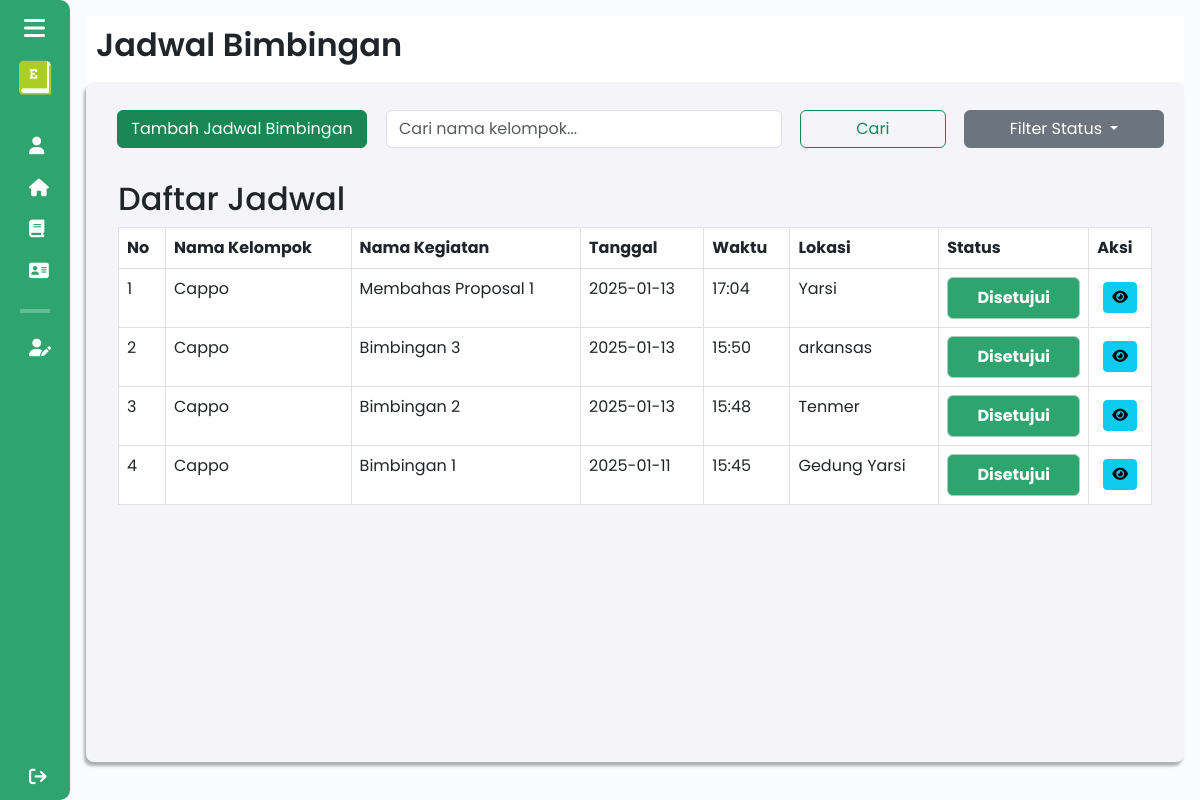
Page /mentor/jadwal_bimbingan (signed in) on the committed database.
### tables this page shows
CREATE TABLE `jadwal` (
  `id` int(11) NOT NULL,
  `nama_kegiatan` varchar(255) NOT NULL,
  `tanggal` date NOT NULL,
  `waktu` varchar(5) NOT NULL,
  `agenda` text NOT NULL,
  `lokasi` varchar(255) NOT NULL,
  `feedback_mentor` varchar(2000) NOT NULL,
  `status` enum('menunggu','ditolak','disetujui','alternatif','selesai') NOT NULL,
  `bukti_kegiatan` varchar(255) DEFAULT NULL,
  `id_klmpk` int(11) DEFAULT NULL
);

### components/pages/mentorbisnis/jadwal_bimbingan_mentor.php (the view, shortened to what this page needs)
<?php
include $_SERVER['DOCUMENT_ROOT'] . '/Entree/config/db_connection.php';
$userId = $_SESSION['user_id'];
$sql_id = "SELECT id FROM mentor WHERE user_id = '$userId'";
$result_id = $conn->query($sql_id);
if ($result_id->num_rows > 0) {
    $row_id = $result_id->fetch_assoc();
    $id_mentor = $row_id['id'];
}
$sql_kelompok = "SELECT id_kelompok FROM kelompok_bisnis WHERE id_mentor = '$id_mentor'";
$result_kelompoktutor = $conn->query($sql_kelompok);
$kelompokIds = [];
while ($row = $result_kelompoktutor->fetch_assoc()) {
    $kelompokIds[] = $row['id_kelompok'];
}
$sql_nama_kelompok = "SELECT id_kelompok, nama_kelompok FROM kelompok_bisnis WHERE id_mentor = '$id_mentor'";
$result_nama_kelompok = $conn->query($sql_nama_kelompok);
$namaKelompok = [];
if ($result_nama_kelompok->num_rows > 0) {
    while ($row = $result_nama_kelompok->fetch_assoc()) {
        $namaKelompok[$row['id_kelompok']] = $row['nama_kelompok'];
    }
} else {
    $namaKelompok = null;
}
$status_filter = '';
if (count($kelompokIds) > 0) {
    $ids = implode(',', $kelompokIds);
    $sql = "SELECT j.*, kb.nama_kelompok
            FROM jadwal j
            JOIN kelompok_bisnis kb ON j.id_klmpk = kb.id_kelompok
            WHERE j.id_klmpk IN ($ids) $status_filter";
    $sql .= " ORDER BY j.tanggal DESC, j.waktu DESC";
} else {
    $sql = "SELECT * FROM jadwal WHERE 1 = 0";
}
$result = $conn->query($sql);
?>
<!DOCTYPE html>
<html lang="en">
<head>
    <link href="https://cdn.lineicons.com/4.0/lineicons.css" rel="stylesheet" />
    <link href="https://cdn.jsdelivr.net/npm/bootstrap@5.3.0-alpha3/dist/css/bootstrap.min.css" rel="stylesheet"
>
    <link rel="stylesheet" href="/Entree/assets/css/jadwal_bimbingan.css">
</head>
<body>
    <div class="wrapper">
        <?php
        include 'sidebar_mentor.php';
        ?>
        <div class="main p-3">
            <div class="main_header">
                <?php
                    include 'header_mentor.php';
                ?>
            </div>
            <div class="main_wrapper">
                    <div class="nav_main_wrapper">
                        <nav class="navbar">
                             <button type="button" class="btn btn-success btn-tambah" data-bs-toggle="modal" data-bs-target="#altScheduleModal">
                                Tambah Jadwal Bimbingan
                            </button>
                            <form class="d-flex" role="search" method="get" action="">
                                <input
                                    class="form-control me-2"
                                    type="search"
                                    name="search"
                                    placeholder="Cari nama kelompok..."
                                    aria-label="Search"
                                    value="<?= isset($_GET['search']) ? htmlspecialchars($_GET['search']) : '' ?>"
                                >
                                <button class="btn btn-outline-success" type="submit">Cari</button>
                            </form>
                            <form method="GET" action="jadwal_bimbingan" id="formStatus">
                                <div class="dropdown">
                                        <button class="btn btn-secondary dropdown-toggle text-white" type="button"
                                                id="dropdownMenuButton" data-bs-toggle="dropdown" aria-expanded="false">
                                                <span id="selectedStatus">Filter Status</span>
                                        </button>
                                    </div>
                                </div>
                <div class="container mt-4">
                    <h2>Daftar Jadwal</h2>
                    <div class="table-responsive">
                        <table class="table table-bordered">
                            <thead>
                                <tr>
                                    <th>No</th>
                                    <th>Nama Kelompok</th>
                                    <th>Nama Kegiatan</th>
                                    <th>Tanggal</th>
                                    <th>Waktu</th>
                                    <th>Lokasi</th>
                                    <th>Status</th>
                                    <th>Aksi</th>
                                </tr>
                            </thead>
                            <tbody>
                                <?php if ($result->num_rows > 0): ?>
                                    <?php $no = 1; ?>
                                    <?php while ($row = $result->fetch_assoc()): ?>
                                        <tr>
                                            <td><?php echo $no++; ?></td>
                                            <td>
                                            <?php
                                                $id_klmpk = $row['id_klmpk'];
                                                if (isset($namaKelompok[$id_klmpk])) {
                                                    echo htmlspecialchars($namaKelompok[$id_klmpk]);
                                                } else {
                                                    echo "Nama Kelompok Tidak Ditemukan";
                                                }
                                            ?>
                                            </td>
                                            <td style="max-width: 200px;"><?php echo htmlspecialchars($row['nama_kegiatan']); ?></td>
                                            <td><?php echo htmlspecialchars($row['tanggal']); ?></td>
                                            <td><?php echo htmlspecialchars($row['waktu']); ?></td>
                                            <td style="max-width: 250px;"><?php echo htmlspecialchars($row['lokasi']); ?></td>
                                            <td style="width: 150px;">
                                                    <?php
                                                    if ($row['status'] == 'disetujui') {
                                                        echo '<p class="alert alert-success text-white fw-bold text-center m-0 p-2" style="background-color:#2ea56f" role="alert">Disetujui</p>';
                                                    } elseif ($row['status'] == 'ditolak') {
                                                        echo '<p class="alert alert-danger text-white fw-bold text-center m-0 p-2" style="background-color:#dc3545" role="alert">Ditolak</p>';
                                                    } elseif ($row['status'] == 'selesai') {
                                                        echo '<p class="alert alert-info text-white fw-bold text-center m-0 p-2" style="background-color:#007bff" role="alert">Selesai</p>';
                                                    } elseif ($row['status'] == 'alternatif') {
                                                        echo '<p class="alert alert-warning text-white fw-bold text-center m-0 p-2" style="background-color:#ffc107" role="alert">Alternatif</p>';
                                                    } else {
                                                        echo '<p class="alert alert-warning text-white fw-bold text-center m-0 p-2" style="background-color:orange" role="alert">Menunggu</p>';
                                                    }
                                                ?>
                                            </td>
                                            <td class="text-center align-middle">
                                                <a href="detail_jadwal?id=<?php echo $row['id']; ?>" class="btn btn-info btn-sm">
                                                    <i class="fa-solid fa-eye" data-bs-toggle="tooltip" data-bs-custom-class="custom-tooltip" data-bs-title="Lihat Detail Jadwal"></i>
                                                </a>
                                            </td>
                                        </tr>
                                    <?php endwhile; ?>
                                <?php endif; ?>
                            </tbody>
                        </table>
                    </div>
                </div>
            </div>
        </div>
    </div>
</body>
</html>

### assets/css/jadwal_bimbingan.css (style rules this page uses)
body { height: 100vh !important; overflow: hidden !important; font-family: "Poppins", sans-serif; }
.nav_main_wrapper { display: block; width: 100%; }
.nav_main_wrapper .btn { width: 200px; text-align: center; margin-left: 10px; }
.nav_main_wrapper .btn-tambah { margin-left: 11px; margin-right: 11px; }
.nav_main_wrapper .btn-tambah { min-width: 250px; }

### assets/css/sidebar.css (style rules this page uses)
a { text-decoration: none; }
body { font-family: "Poppins", sans-serif; }
.wrapper { display: flex; }
.main { min-height: 100vh; width: 100%; overflow: hidden; transition: all 0.35s ease-in-out; background-color: #fafbfe; }
.main_wrapper { width: 100%; height: 85vh; background-color: #f4f4f9; box-shadow: -2px 4px 3px rgba(0, 0, 0, 0.3); margin: 0; padding: 20px; overflow-y: auto; border-radius: 8px; }

### assets/css/header.css (style rules this page uses)
a { text-decoration: none; }
body { font-family: "Poppins", sans-serif; }
.main_header { display: flex; justify-content: space-between; align-items: center; padding: 5px; background-color: #fff; min-height: 50px; }

### rows in the picture
jadwal: id_klmpk "Cappo", nama_kegiatan "Membahas Proposal 1", tanggal "2025-01-13", waktu "17:04", lokasi "Yarsi", status "Disetujui"
jadwal: id_klmpk "Cappo", nama_kegiatan "Bimbingan 3", tanggal "2025-01-13", waktu "15:50", lokasi "arkansas", status "Disetujui"
jadwal: id_klmpk "Cappo", nama_kegiatan "Bimbingan 2", tanggal "2025-01-13", waktu "15:48", lokasi "Tenmer", status "Disetujui"
jadwal: id_klmpk "Cappo", nama_kegiatan "Bimbingan 1", tanggal "2025-01-11", waktu "15:45", lokasi "Gedung Yarsi", status "Disetujui"

### other values in the picture
$pageTitle "Jadwal Bimbingan"
